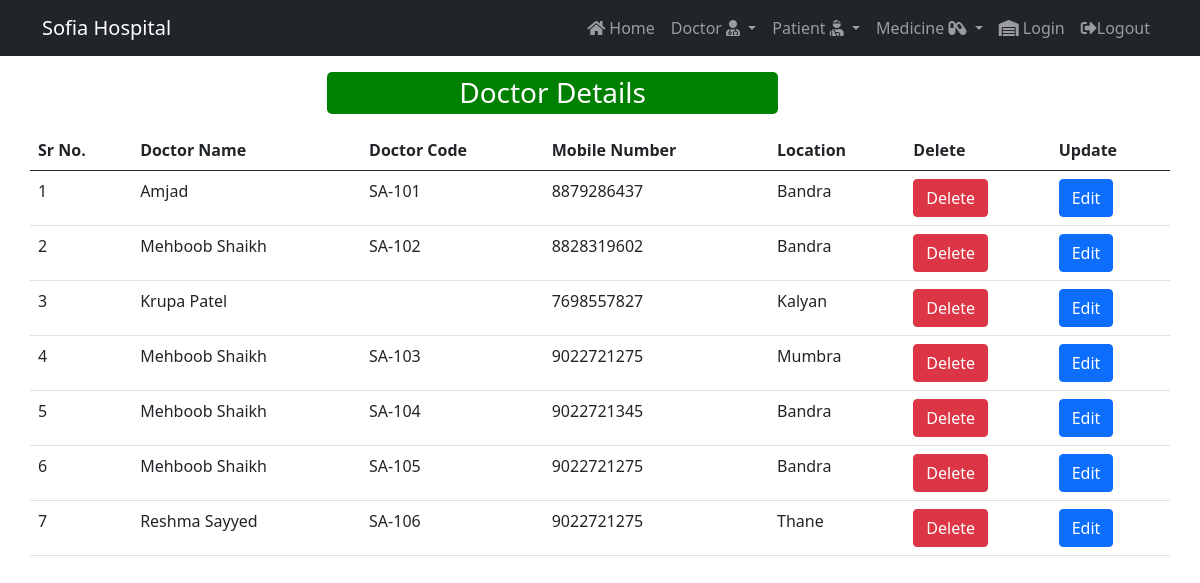
/viewdoc/, run on the app's committed database.
### hms/models.py (models this page shows)
class CommonInfo(models.Model):
    Name = models.CharField(max_length=50)
    Mobile_No = models.CharField(max_length=10)
    Code = models.CharField(unique=True, max_length=15)
    Location = models.CharField(max_length=50)
    class Meta:
        abstract = True

class DoctorDetail(CommonInfo):
    pass

### hms/views.py (the view)
# urls.py: path('viewdoc/', views.view_doctor, name='view-doctor'),
def view_doctor(request):
    doctor = DoctorDetail.objects.all()
    return render(request,"view_doctor.html",{'doctor':doctor})

### hms/templates/view_doctor.html (shortened to what this page needs)
{% extends 'base.html' %}
{% block body %}
<div class="container">
<div class="row">
<div class="col-md-5 offset-3 mt-3 mb-2"> <h3 style="background-color:green; padding:4px; text-align:center;color:white;border-radius:5px;"> Doctor Details </h3> </div>
<table class="table table-hover" id="example">
        <thead>
        <tr>
            <th>Sr No.</th>
            <th>Doctor Name</th>
            <th>Doctor Code</th>
            <th>Mobile Number</th>
            <th>Location</th>
            <th>Delete</th>
            <th>Update</th>
        </tr>
        </thead>
        <tbody>
        {% for d in doctor %}
        <tr>
        <td>
                {{ forloop.counter }}
            </td>
            <td>
                {{d.Name}}
            </td>
                        <td>
                {{d.Code}}
            </td>
            <td>
                {{d.Mobile_No}}
            </td>
            <td>
                {{d.Location}}
            </td>
                <td>
                <a href="{% url 'delete-doctor' d.id %}" onclick="return confirm('Are You really want to delete!!')"
                   class="btn btn-danger">Delete</a>
            </td>
           <td>
                <a href="{% url 'update-doctor' d.id %}" class="btn btn-primary">Edit</a>
            </td>
        </tr>
        {% endfor %}
        </tbody>
    </table>
</div>
</div>
{% endblock body %}

### hms/templates/base.html (shortened to what this page needs)
<!DOCTYPE html>
{% load static %}
<html lang="en">
<head>
    <link rel="stylesheet" href="https://cdnjs.cloudflare.com/ajax/libs/font-awesome/5.14.0/css/all.css">
    <link href="https://cdn.jsdelivr.net/npm/bootstrap@5.0.1/dist/css/bootstrap.min.css" rel="stylesheet">
    <link rel="stylesheet" href="{% static 'css/style.css' %}">
</head>
<body>
    <nav class="navbar bg-dark navbar-expand-sm navbar-dark">
    <div class="container">
 <a class="navbar-brand" href="#">Sofia Hospital</a>
    <div id="myMenu">
    <ul class="navbar-nav text-center ml-auto">
        <li class="nav-item"><a class="nav-link" href="/"><i class="fas fa-home"></i> Home</a></li>
        <li class="nav-item dropdown">
        <a class="nav-link dropdown-toggle" id="navbarDropdown" data-bs-toggle="dropdown" href="#">Doctor
       <i class="fas fa-user-md"></i> </a>
        </li>
         <li class="nav-item dropdown">
         <a class="nav-link dropdown-toggle" data-bs-toggle="dropdown" href="#">Patient
        <i class="fas fa-user-injured"></i> </a>
        </li>
        <li class="nav-item dropdown">
        <a class="nav-link dropdown-toggle" data-bs-toggle="dropdown" href="#">Medicine
        <i class="fas fa-capsules"></i> </a>
        </li>
        <li class="nav-item"><a class="nav-link" href="{% url 'log' %}"><i class="fas fa-warehouse"></i> Login</a></li>
        <li class="nav-item"><a class="nav-link" href="{% url 'logout' %}"><i class="fas fa-sign-out-alt"></i>Logout</a></li>
    </ul>
    </div>
        </div>
</nav>
{% block body %}{% endblock body %}
</body>
</html>

### data on the page
DoctorDetail: Name "Amjad", Code "SA-101", Mobile_No "8879286437", Location "Bandra"
DoctorDetail: Name "Mehboob Shaikh", Code "SA-102", Mobile_No "8828319602", Location "Bandra"
DoctorDetail: Name "Krupa Patel", Mobile_No "7698557827", Location "Kalyan"
DoctorDetail: Name "Mehboob Shaikh", Code "SA-103", Mobile_No "9022721275", Location "Mumbra"
DoctorDetail: Name "Mehboob Shaikh", Code "SA-104", Mobile_No "9022721345", Location "Bandra"
DoctorDetail: Name "Mehboob Shaikh", Code "SA-105", Mobile_No "9022721275", Location "Bandra"
DoctorDetail: Name "Reshma Sayyed", Code "SA-106", Mobile_No "9022721275", Location "Thane"
